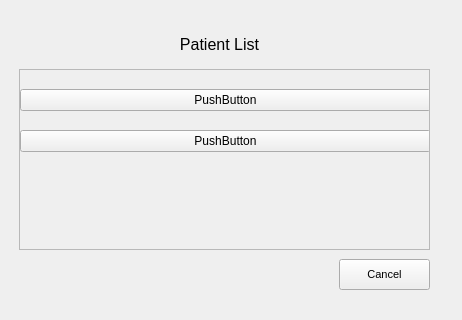
<?xml version="1.0" encoding="UTF-8"?>
<ui version="4.0">
 <class>MainWindow</class>
 <widget class="QMainWindow" name="MainWindow">
  <property name="geometry">
   <rect>
    <x>0</x>
    <y>0</y>
    <width>462</width>
    <height>320</height>
   </rect>
  </property>
  <property name="windowTitle">
   <string>MainWindow</string>
  </property>
  <widget class="QWidget" name="centralwidget">
   <layout class="QGridLayout" name="gridLayout">
    <item row="0" column="0">
     <widget class="QStackedWidget" name="stackedWidget">
      <property name="currentIndex">
       <number>2</number>
      </property>
      <widget class="QWidget" name="setup">
       <widget class="QLabel" name="key">
        <property name="geometry">
         <rect>
          <x>120</x>
          <y>120</y>
          <width>181</width>
          <height>31</height>
         </rect>
        </property>
        <property name="font">
         <font>
          <pointsize>16</pointsize>
         </font>
        </property>
        <property name="text">
         <string>12345</string>
        </property>
        <property name="alignment">
         <set>Qt::AlignCenter</set>
        </property>
       </widget>
       <widget class="QLabel" name="label_2">
        <property name="geometry">
         <rect>
          <x>30</x>
          <y>180</y>
          <width>391</width>
          <height>31</height>
         </rect>
        </property>
        <property name="font">
         <font>
          <pointsize>12</pointsize>
         </font>
        </property>
        <property name="text">
         <string>Please enter this key into your dashboard</string>
        </property>
        <property name="alignment">
         <set>Qt::AlignCenter</set>
        </property>
       </widget>
       <widget class="QLabel" name="label">
        <property name="geometry">
         <rect>
          <x>120</x>
          <y>70</y>
          <width>181</width>
          <height>31</height>
         </rect>
        </property>
        <property name="font">
         <font>
          <pointsize>12</pointsize>
         </font>
        </property>
        <property name="text">
         <string>Generated Key:</string>
        </property>
        <property name="alignment">
         <set>Qt::AlignCenter</set>
        </property>
       </widget>
      </widget>
      <widget class="QWidget" name="home">
       <widget class="QPushButton" name="patientBtn">
        <property name="geometry">
         <rect>
          <x>100</x>
          <y>100</y>
          <width>238</width>
          <height>41</height>
         </rect>
        </property>
        <property name="font">
         <font>
          <pointsize>12</pointsize>
         </font>
        </property>
        <property name="text">
         <string>Patient List</string>
        </property>
       </widget>
       <widget class="QPushButton" name="quickMeasureBtn">
        <property name="geometry">
         <rect>
          <x>100</x>
          <y>160</y>
          <width>238</width>
          <height>41</height>
         </rect>
        </property>
        <property name="font">
         <font>
          <pointsize>12</pointsize>
         </font>
        </property>
        <property name="text">
         <string>Quick Measurement</string>
        </property>
       </widget>
      </widget>
      <widget class="QWidget" name="patients">
       <widget class="QScrollArea" name="patientList_2">
        <property name="geometry">
         <rect>
          <x>10</x>
          <y>60</y>
          <width>411</width>
          <height>181</height>
         </rect>
        </property>
        <property name="widgetResizable">
         <bool>true</bool>
        </property>
        <widget class="QWidget" name="scrollAreaWidgetContents_2">
         <property name="geometry">
          <rect>
           <x>0</x>
           <y>0</y>
           <width>409</width>
           <height>179</height>
          </rect>
         </property>
         <widget class="QWidget" name="verticalLayoutWidget">
          <property name="geometry">
           <rect>
            <x>0</x>
            <y>0</y>
            <width>411</width>
            <height>101</height>
           </rect>
          </property>
          <layout class="QVBoxLayout" name="verticalLayout">
           <property name="spacing">
            <number>0</number>
           </property>
           <property name="topMargin">
            <number>0</number>
           </property>
           <item>
            <widget class="QPushButton" name="pushButton">
             <property name="text">
              <string>PushButton</string>
             </property>
            </widget>
           </item>
           <item>
            <widget class="QPushButton" name="pushButton_2">
             <property name="text">
              <string>PushButton</string>
             </property>
            </widget>
           </item>
          </layout>
         </widget>
        </widget>
       </widget>
       <widget class="QLabel" name="patientListTitle_2">
        <property name="geometry">
         <rect>
          <x>120</x>
          <y>20</y>
          <width>181</width>
          <height>31</height>
         </rect>
        </property>
        <property name="font">
         <font>
          <pointsize>12</pointsize>
         </font>
        </property>
        <property name="text">
         <string>Patient List</string>
        </property>
        <property name="alignment">
         <set>Qt::AlignCenter</set>
        </property>
       </widget>
       <widget class="QPushButton" name="patientsCancel">
        <property name="geometry">
         <rect>
          <x>330</x>
          <y>250</y>
          <width>91</width>
          <height>31</height>
         </rect>
        </property>
        <property name="font">
         <font>
          <pointsize>8</pointsize>
         </font>
        </property>
        <property name="text">
         <string>Cancel</string>
        </property>
       </widget>
      </widget>
      <widget class="QWidget" name="joints">
       <widget class="QPushButton" name="elbow_2">
        <property name="geometry">
         <rect>
          <x>140</x>
          <y>70</y>
          <width>151</width>
          <height>41</height>
         </rect>
        </property>
        <property name="font">
         <font>
          <pointsize>10</pointsize>
         </font>
        </property>
        <property name="text">
         <string>Elbow</string>
        </property>
       </widget>
       <widget class="QPushButton" name="ankle_2">
        <property name="geometry">
         <rect>
          <x>140</x>
          <y>120</y>
          <width>151</width>
          <height>41</height>
         </rect>
        </property>
        <property name="font">
         <font>
          <pointsize>10</pointsize>
         </font>
        </property>
        <property name="text">
         <string>Ankle</string>
        </property>
       </widget>
       <widget class="QPushButton" name="knee_2">
        <property name="geometry">
         <rect>
          <x>140</x>
          <y>170</y>
          <width>151</width>
          <height>41</height>
         </rect>
        </property>
        <property name="font">
         <font>
          <pointsize>10</pointsize>
         </font>
        </property>
        <property name="text">
         <string>Knee</string>
        </property>
       </widget>
       <widget class="QPushButton" name="jointCancel_2">
        <property name="geometry">
         <rect>
          <x>330</x>
          <y>250</y>
          <width>91</width>
          <height>31</height>
         </rect>
        </property>
        <property name="font">
         <font>
          <pointsize>8</pointsize>
         </font>
        </property>
        <property name="text">
         <string>Cancel</string>
        </property>
       </widget>
      </widget>
      <widget class="QWidget" name="options">
       <widget class="QPushButton" name="extension_2">
        <property name="geometry">
         <rect>
          <x>140</x>
          <y>110</y>
          <width>151</width>
          <height>41</height>
         </rect>
        </property>
        <property name="font">
         <font>
          <pointsize>10</pointsize>
         </font>
        </property>
        <property name="text">
         <string>Extension</string>
        </property>
       </widget>
       <widget class="QLabel" name="label_7">
        <property name="geometry">
         <rect>
          <x>120</x>
          <y>40</y>
          <width>181</width>
          <height>31</height>
         </rect>
        </property>
        <property name="font">
         <font>
          <pointsize>12</pointsize>
         </font>
        </property>
        <property name="text">
         <string>Measurement Type</string>
        </property>
        <property name="alignment">
         <set>Qt::AlignCenter</set>
        </property>
       </widget>
       <widget class="QPushButton" name="flextion_2">
        <property name="geometry">
         <rect>
          <x>140</x>
          <y>170</y>
          <width>151</width>
          <height>41</height>
         </rect>
        </property>
        <property name="font">
         <font>
          <pointsize>10</pointsize>
         </font>
        </property>
        <property name="text">
         <string>Flexion</string>
        </property>
       </widget>
       <widget class="QPushButton" name="measureTypeCancel">
        <property name="geometry">
         <rect>
          <x>330</x>
          <y>250</y>
          <width>91</width>
          <height>31</height>
         </rect>
        </property>
        <property name="font">
         <font>
          <pointsize>8</pointsize>
         </font>
        </property>
        <property name="text">
         <string>Cancel</string>
        </property>
       </widget>
      </widget>
      <widget class="QWidget" name="angle">
       <widget class="QPushButton" name="sendBtn">
        <property name="geometry">
         <rect>
          <x>110</x>
          <y>160</y>
          <width>91</width>
          <height>31</height>
         </rect>
        </property>
        <property name="font">
         <font>
          <pointsize>8</pointsize>
         </font>
        </property>
        <property name="text">
         <string>Send</string>
        </property>
       </widget>
       <widget class="QPushButton" name="angleCancel">
        <property name="geometry">
         <rect>
          <x>240</x>
          <y>160</y>
          <width>91</width>
          <height>31</height>
         </rect>
        </property>
        <property name="font">
         <font>
          <pointsize>8</pointsize>
         </font>
        </property>
        <property name="text">
         <string>Cancel</string>
        </property>
       </widget>
       <widget class="QLabel" name="label_4">
        <property name="geometry">
         <rect>
          <x>140</x>
          <y>40</y>
          <width>181</width>
          <height>31</height>
         </rect>
        </property>
        <property name="font">
         <font>
          <pointsize>12</pointsize>
         </font>
        </property>
        <property name="text">
         <string>Measuring...</string>
        </property>
        <property name="alignment">
         <set>Qt::AlignCenter</set>
        </property>
       </widget>
       <widget class="QLabel" name="angle_2">
        <property name="geometry">
         <rect>
          <x>190</x>
          <y>100</y>
          <width>61</width>
          <height>31</height>
         </rect>
        </property>
        <property name="font">
         <font>
          <pointsize>12</pointsize>
         </font>
        </property>
        <property name="text">
         <string>0</string>
        </property>
        <property name="alignment">
         <set>Qt::AlignCenter</set>
        </property>
       </widget>
      </widget>
     </widget>
    </item>
   </layout>
  </widget>
 </widget>
 <resources/>
 <connections/>
</ui>
